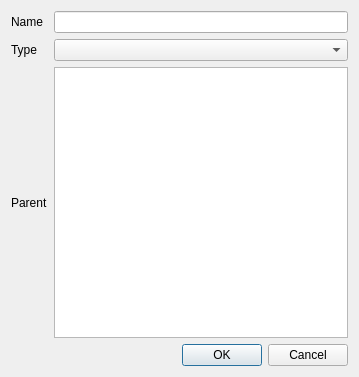
<?xml version="1.0" encoding="UTF-8"?>
<ui version="4.0">
 <class>NewArticleDialog</class>
 <widget class="QDialog" name="NewArticleDialog">
  <property name="geometry">
   <rect>
    <x>0</x>
    <y>0</y>
    <width>359</width>
    <height>377</height>
   </rect>
  </property>
  <property name="windowTitle">
   <string>Create new article ...</string>
  </property>
  <property name="modal">
   <bool>true</bool>
  </property>
  <layout class="QVBoxLayout" name="verticalLayout">
   <item>
    <layout class="QGridLayout" name="gridLayout">
     <item row="1" column="0">
      <widget class="QLabel" name="label_2">
       <property name="text">
        <string>Type</string>
       </property>
      </widget>
     </item>
     <item row="0" column="1">
      <widget class="QLineEdit" name="lineEdit"/>
     </item>
     <item row="1" column="1">
      <widget class="QComboBox" name="comboBox"/>
     </item>
     <item row="0" column="0">
      <widget class="QLabel" name="label">
       <property name="text">
        <string>Name</string>
       </property>
      </widget>
     </item>
     <item row="2" column="0">
      <widget class="QLabel" name="label_3">
       <property name="text">
        <string>Parent</string>
       </property>
      </widget>
     </item>
     <item row="2" column="1">
      <widget class="QTreeWidget" name="treeWidget">
       <attribute name="headerVisible">
        <bool>false</bool>
       </attribute>
       <column>
        <property name="text">
         <string notr="true">1</string>
        </property>
       </column>
      </widget>
     </item>
    </layout>
   </item>
   <item>
    <widget class="QDialogButtonBox" name="buttonBox">
     <property name="orientation">
      <enum>Qt::Horizontal</enum>
     </property>
     <property name="standardButtons">
      <set>QDialogButtonBox::Cancel|QDialogButtonBox::Ok</set>
     </property>
    </widget>
   </item>
  </layout>
 </widget>
 <resources/>
 <connections>
  <connection>
   <sender>buttonBox</sender>
   <signal>accepted()</signal>
   <receiver>NewArticleDialog</receiver>
   <slot>accept()</slot>
   <hints>
    <hint type="sourcelabel">
     <x>248</x>
     <y>254</y>
    </hint>
    <hint type="destinationlabel">
     <x>157</x>
     <y>274</y>
    </hint>
   </hints>
  </connection>
  <connection>
   <sender>buttonBox</sender>
   <signal>rejected()</signal>
   <receiver>NewArticleDialog</receiver>
   <slot>reject()</slot>
   <hints>
    <hint type="sourcelabel">
     <x>316</x>
     <y>260</y>
    </hint>
    <hint type="destinationlabel">
     <x>286</x>
     <y>274</y>
    </hint>
   </hints>
  </connection>
 </connections>
</ui>
